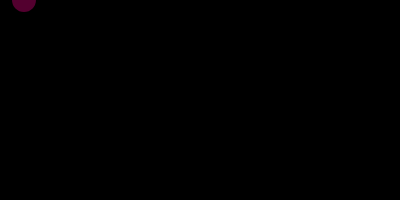
Frame 1 (no input)
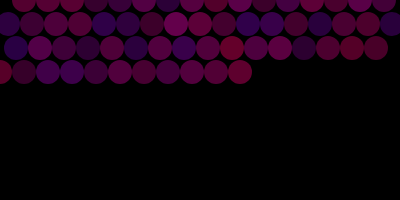
Frame 60 (no input)
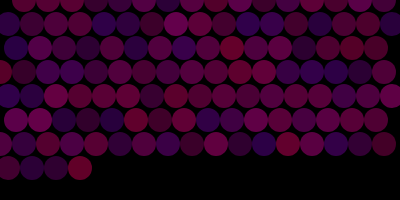
Frame 120 (the mouse pressed at the canvas centre since frame 60)

The p5.js sketch that drew these frames (run headless with seeded random() and noise() and a simulated clock; from frame 60 on, the mouse is pressed at the canvas centre):

// p5.js sketch
// ── sketch.js
let spot = {
  count: 0,
  x: 100,
  y: 50,
  d: 24
};

let col = {
  r: 255,
  g: 0,
  b: 0,
  alpha: 100
};

function setup() {
  createCanvas(400, 200);
  background(0);
}

function draw() {
  col.r = random(100, 255);
  // col.g = 0;
  col.b = random(100, 190);

  // spot.x = random(0, width);
  spot.count = spot.count + spot.d;
  spot.x = spot.count % width;
  spot.y = (int(spot.count / width) * spot.d) % height;
  noStroke();
  fill(col.r, col.g, col.b, col.alpha);
  ellipse(spot.x, spot.y, spot.d);
}

// https://editor.p5js.org/jht1493/sketches/vpcHXx_E1
// 2.5.2 random function spot.count

// https://editor.p5js.org/jht1493/sketches/9ss5dnb9t
// 2.5.2 random function spot.x spot.y

// https://editor.p5js.org/jht1493/sketches/yu1MwEqyQ
// 2.5.1 random function spot.x

// https://editor.p5js.org/jht1493/sketches/UTMOVgcsv
// 2.5.1 random function 

// The random() Function
// Code! Programming with p5.js
// The Coding Train / Daniel Shiffman
// https://thecodingtrain.com/beginners/p5js/beginners/p5js/2.5-random.html
// https://youtu.be/nicMAoW6u1g
// https://editor.p5js.org/codingtrain/sketches/4gD7Btgi
